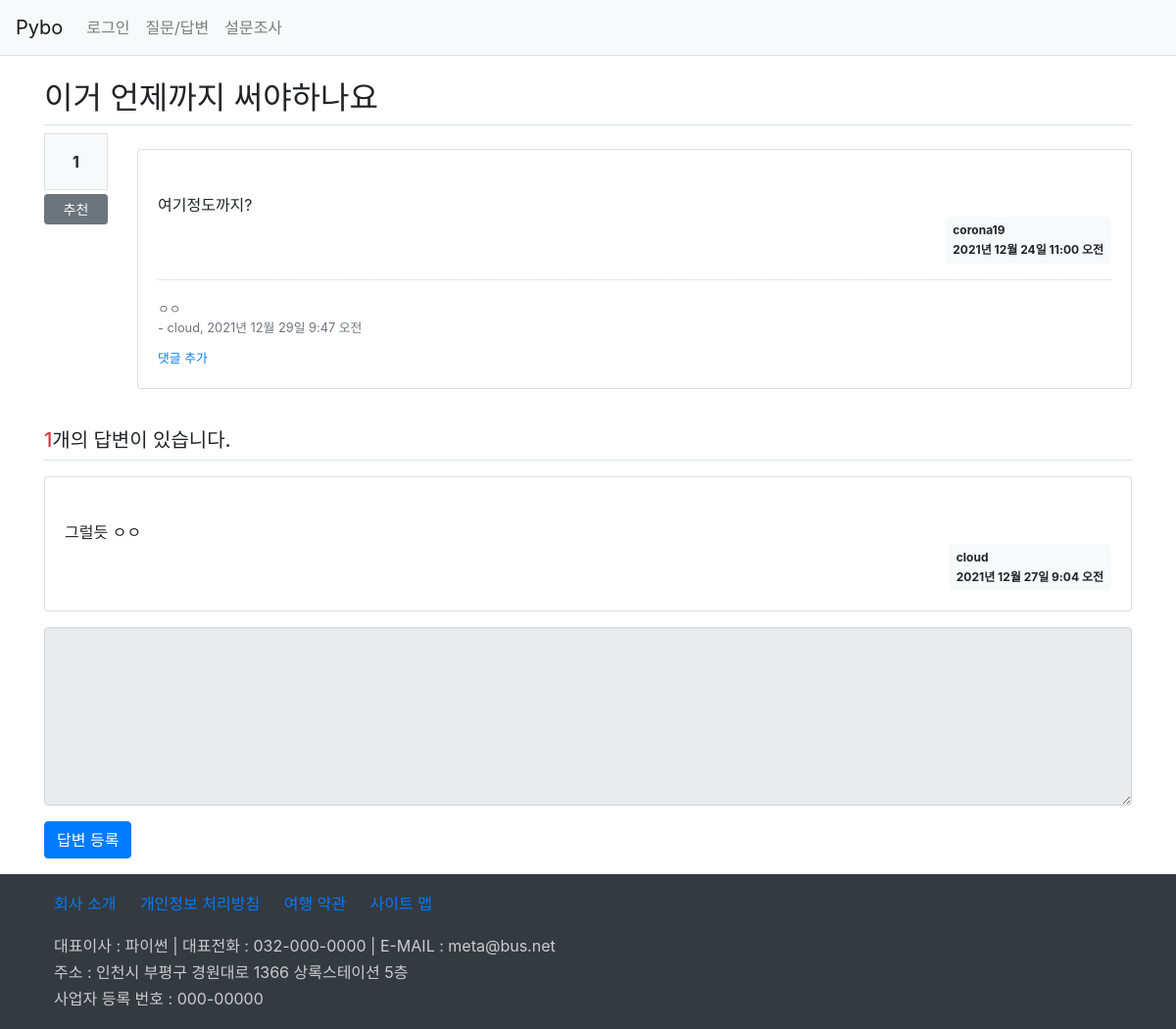
/board/28/, run on an earlier commit of the app's database.
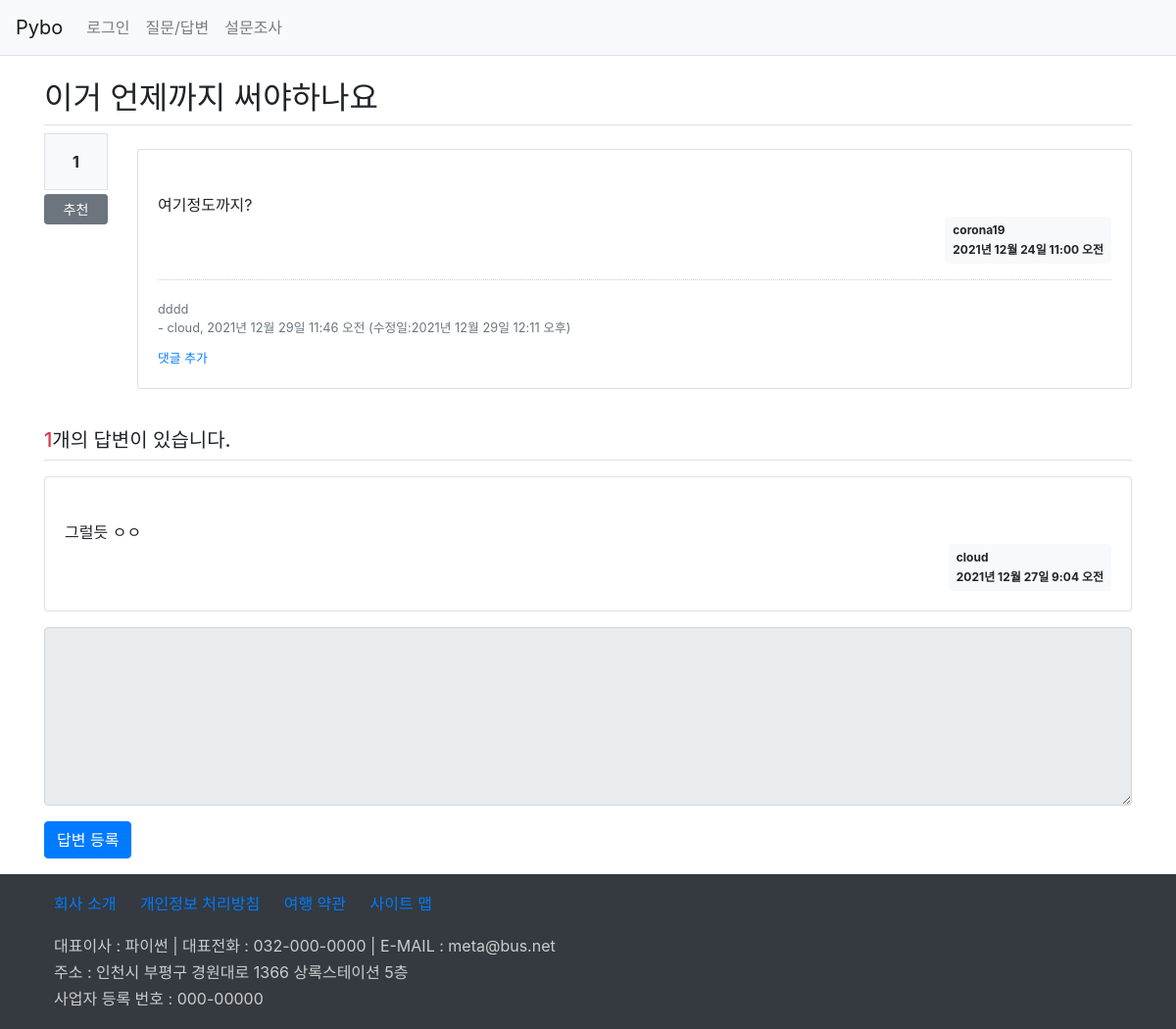
And on a later commit of the database.
### board/models.py (models this page shows, shortened)
class Comment(models.Model):
    author = models.ForeignKey(User, on_delete=models.CASCADE)  # 댓글 글쓴이
    content = models.TextField()  # 댓글 내용
    create_date = models.DateTimeField()  # 작성일
    modify_date = models.DateTimeField(null=True, blank=True)
    question = models.ForeignKey(Question, null=True, blank=True,
                                 on_delete=models.CASCADE)
    Answer = models.ForeignKey(Answer, null=True, blank=True,
                               on_delete=models.CASCADE)

class Answer(models.Model):
    author = models.ForeignKey(User, on_delete=models.CASCADE)
    question = models.ForeignKey(Question, on_delete=models.CASCADE)  # 외래키, 제목
    content = models.TextField()  # 답변 내용
    create_date = models.DateTimeField()  # 답변 작성일
    modify_date = models.DateTimeField(null=True, blank=True)  # 수정일

### board/views/base_views.py (the view)
# urls.py: path('<int:question_id>/', base_views.detail, name='detail'),
def detail(request, question_id):
    question = get_object_or_404(Question, pk=question_id)
    return render(request, 'board/detail.html', {'question': question})

### templates/board/detail.html (shortened to what this page needs)
{% extends 'base.html' %}
{% block content %}
<div class="container my-3">
    <h2 class="border-bottom py-2">{{ question.subject }}</h2>
    <div class="row">
        <div class="col-1">
            <div class="bg-light text-center border font-weight-bolder p-3">
                {{ question.voter.count }}
            </div>
            <a href="#" data-uri="{% url 'board:vote_question' question.id %}"
               class="recommend btn btn-sm btn-secondary btn-block my-1">추천</a>
        </div>
        <div class="col-11">
            <div class="card my-3">
                <div class="card-body">
                    <div class="card-text" style="white-space:pre-line">
                        {{ question.content }}
                    </div>
                    <div class="d-flex justify-content-end">
                        <div class="badge badge-light text-left p-2">
                            <div class="mb-2">{{ question.author }}</div>
                            <div>{{ question.create_date }}</div>
                        </div>
                    </div>
                    <div class="mt-3">
                        {% for comment in question.comment_set.all %}
                        <div class="comment my-2 text-muted">
                            <span style="white-space:pre-line">
                                {{ comment.content }}
                            </span>
                            <span>
                                - {{ comment.author }}, {{ comment.create_date }}
                                {% if comment.modify_date %}
                                    (수정일:{{ comment.modify_date }})
                                {% endif %}
                            </span>
                        </div>
                        {% endfor %}
                    </div>
                    <div>
                        <a href="{% url 'board:comment_create_question' question.id %}"
                           class="small">댓글 추가</a>
                    </div>
                </div>
            </div>
        </div>
    </div>
    <h5 class="border-bottom my-3 py-2">
        <span class="text-danger">{{ question.answer_set.count }}</span>개의 답변이 있습니다.
    </h5>
    {% for answer in question.answer_set.all %}
    <div class="card my-3">
        <div class="card-body">
            <div class="card-text" style="white-space:pre-line">
                {{ answer.content }}
            </div>
            <div class="d-flex justify-content-end">
                <div class="badge badge-light text-left p-2">
                    <div class="mb-2">{{ answer.author }}</div>
                    <div>{{ answer.create_date }}</div>
                </div>
            </div>
        </div>
    </div>
    {% endfor %}
    <form action="{% url 'board:answer_create' question.id %}" method="post">
        <div class="form-group">
            <textarea name="content" rows="7" cols="50" class="form-control"
                {% if not user.is_authenticated %}
                    disabled
                {% endif %}></textarea>
        </div>
        <input type="submit" value="답변 등록" class="btn btn-primary">
    </form>
</div>
{% endblock %}

What changed in the data, as far as the page shows it:
removed Comment: content "ㅇㅇ", author "cloud", create_date "2021년 12월 29일 9:47 오전"
added Comment: content "dddd", author "cloud", create_date "2021년 12월 29일 11:46 오전", modify_date "2021년 12월 29일 12:11 오후"
